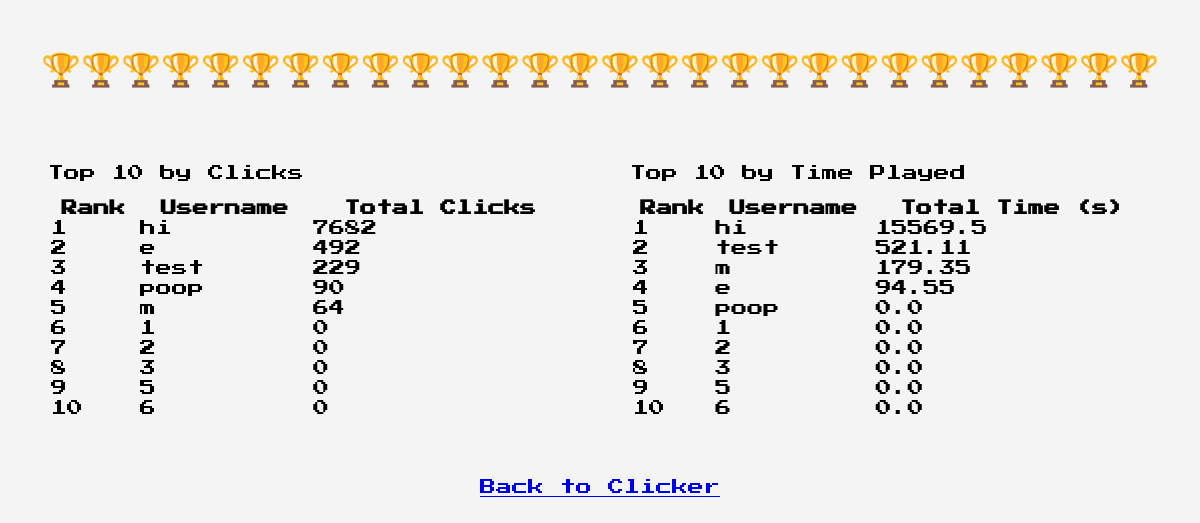
The page /leaderboard on the database as committed earlier.
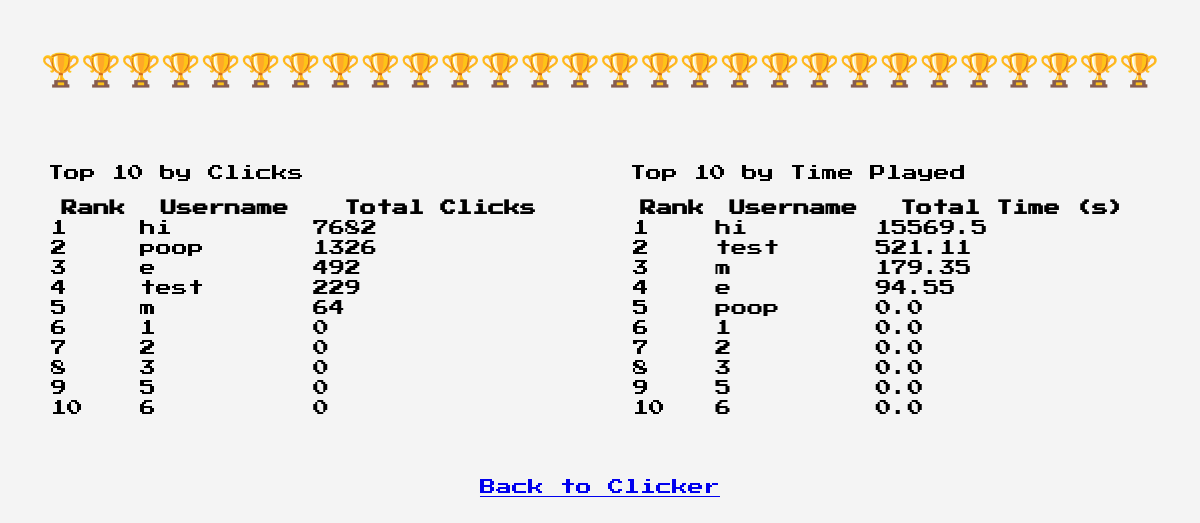
The same page on the database as committed later.
### app.py (models this page shows)
class User(db.Model):
    id = db.Column(db.Integer, primary_key=True)
    username = db.Column(db.String(80), unique=True, nullable=False)
    password = db.Column(db.String(80), nullable=False)  # Simple password storage
    total_clicks = db.Column(db.Integer, default=0)
    total_time = db.Column(db.Float, default=0.0)
    multiplier = db.Column(db.Integer, default=1)
    multiplier_expires = db.Column(db.DateTime, nullable=True)

### app.py (the view)
@app.route('/leaderboard')
def leaderboard():
    top_users = User.query.order_by(User.total_clicks.desc()).limit(10).all() #well... self explanitory
    top_time_users = User.query.order_by(User.total_time.desc()).limit(10).all()
    return render_template('leaderboard.html', top_users=top_users, top_time_users=top_time_users)

### templates/leaderboard.html (shortened to what this page needs)
<!DOCTYPE html>
<html lang="en">
<head>
  <link href="https://unpkg.com/nes.css/css/nes.min.css" rel="stylesheet" />
</head>
<body>
  <h1 class="nes-text is-primary">🏆🏆🏆🏆🏆🏆🏆🏆🏆🏆🏆🏆🏆🏆🏆🏆🏆🏆🏆🏆🏆🏆🏆🏆🏆🏆🏆🏆</h1>
  <div class="leaderboards">
    <section class="leaderboard-section">
      <div class="nes-container with-title is-rounded">
        <p>Top 10 by Clicks</p>
        <div class="nes-table-responsive">
          <table class="nes-table is-bordered is-centered">
            <thead>
              <tr>
                <th>Rank</th>
                <th>Username</th>
                <th>Total Clicks</th>
              </tr>
            </thead>
            <tbody>
              {% for user in top_users %}
              <tr>
                <td>{{ loop.index }}</td>
                <td>{{ user.username }}</td>
                <td>{{ user.total_clicks }}</td>
              </tr>
              {% else %}
              <tr>
                <td colspan="3">No data available.</td>
              </tr>
              {% endfor %}
            </tbody>
          </table>
        </div>
      </div>
    </section>
    <section class="leaderboard-section">
      <div class="nes-container is-dark with-title is-rounded">
        <p>Top 10 by Time Played</p>
        <div class="nes-table-responsive">
          <table class="nes-table is-bordered is-dark">
            <thead>
              <tr>
                <th>Rank</th>
                <th>Username</th>
                <th>Total Time (s)</th>
              </tr>
            </thead>
            <tbody>
              {% for user in top_time_users %}
              <tr>
                <td>{{ loop.index }}</td>
                <td>{{ user.username }}</td>
                <td>{{ user.total_time | round(2) }}</td>
              </tr>
              {% else %}
              <tr>
                <td colspan="3">No data available.</td>
              </tr>
              {% endfor %}
            </tbody>
          </table>
        </div>
      </div>
    </section>
  </div>
  <div style="text-align: center; margin-top: 40px;">
    <a href="/clicker" class="nes-btn is-primary">Back to Clicker</a>
  </div>
</body>
</html>

### templates/leaderboard.html (style rules this page uses)
body { padding: 20px; font-family: 'Press Start 2P', cursive; background-color: #f4f4f4; }
h1 { text-align: center; margin-bottom: 40px; }
.leaderboards { display: flex; flex-wrap: wrap; justify-content: space-between; gap: 20px; }
.leaderboard-section { flex: 1 1 45%; }
.nes-container { padding: 20px; }
table { width: 100%; }

Rows that differ between the two databases and show on the page:
changed User "poop": total_clicks "90" → "1326"; moves up the list
